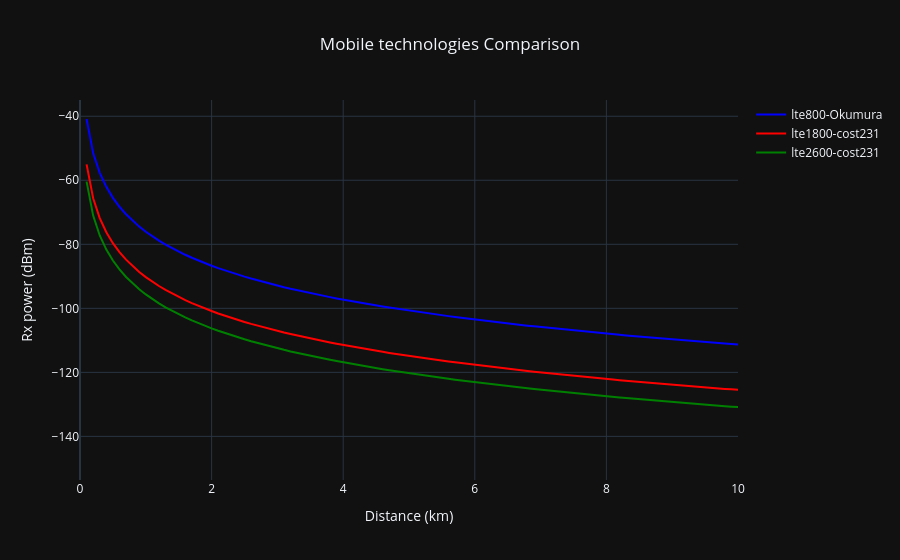

The code cell stored with this chart in its notebook:
### Markdown cell above
### Received Power vs Distance

LTE800 achieves the highest received power across all distances due to lower path loss.

LTE2600 shows the steepest decay — higher frequencies suffer greater propagation losses,

limiting coverage range significantly in urban environments.

### Code cell
fig = go.Figure()

fig.add_trace(go.Scatter(x=distance, y=rx_lte800_Okumura, name="lte800-Okumura", line=dict(color="blue")))

fig.add_trace(go.Scatter(x=distance, y=rx_lte1800_cost231, name="lte1800-cost231", line=dict(color="red")))

fig.add_trace(go.Scatter(x=distance, y=rx_lte2600_cost231, name="lte2600-cost231", line=dict(color="green")))
fig.update_layout(
    template='plotly_dark',
    title=dict(text ='Mobile technologies Comparison', x=0.5),
    xaxis=dict(range=[0, 10]), xaxis_title='Distance (km)',
    yaxis_title='Rx power (dBm)'
)

### Figure 1 — Plotly figure (JSON) as saved in the notebook; plotly's stock layout.template omitted (floating-point values rounded to 4 significant figures; data arrays with more than 128 entries replaced by an {"elided": "..."} marker saying what was removed)
{"data": [{"line": {"color": "blue"}, "name": "lte800-Okumura", "x": {"elided": "300 float values"}, "y": {"elided": "300 float values"}, "type": "scatter"}, {"line": {"color": "red"}, "name": "lte1800-cost231", "x": {"elided": "300 float values"}, "y": {"elided": "300 float values"}, "type": "scatter"}, {"line": {"color": "green"}, "name": "lte2600-cost231", "x": {"elided": "300 float values"}, "y": {"elided": "300 float values"}, "type": "scatter"}], "layout": {"title": {"text": "Mobile technologies Comparison", "x": 0.5}, "xaxis": {"range": [0, 10], "title": {"text": "Distance (km)"}}, "yaxis": {"title": {"text": "Rx power (dBm)"}}}}
